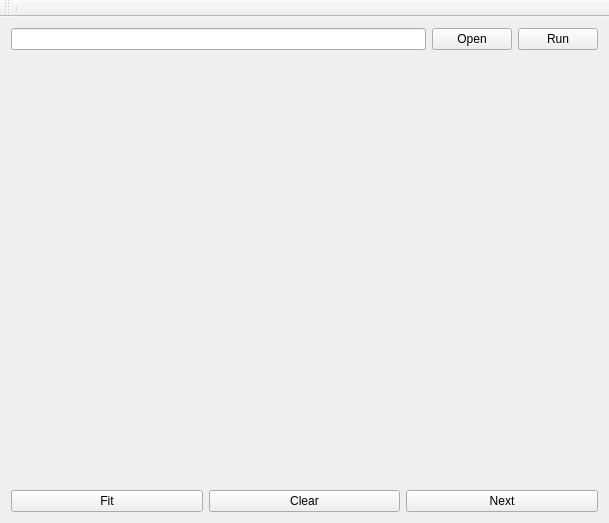
<?xml version="1.0" encoding="UTF-8"?>
<ui version="4.0">
 <class>MainWindow</class>
 <widget class="QMainWindow" name="MainWindow">
  <property name="geometry">
   <rect>
    <x>0</x>
    <y>0</y>
    <width>609</width>
    <height>523</height>
   </rect>
  </property>
  <property name="sizePolicy">
   <sizepolicy hsizetype="Expanding" vsizetype="Expanding">
    <horstretch>0</horstretch>
    <verstretch>0</verstretch>
   </sizepolicy>
  </property>
  <property name="windowTitle">
   <string>Lukin Lab - B26 GUI</string>
  </property>
  <widget class="QWidget" name="centralwidget">
   <layout class="QVBoxLayout" name="verticalLayout">
    <item>
     <layout class="QHBoxLayout" name="horizontalLayout_1" stretch="0">
      <property name="leftMargin">
       <number>1</number>
      </property>
      <property name="topMargin">
       <number>1</number>
      </property>
      <property name="rightMargin">
       <number>1</number>
      </property>
      <property name="bottomMargin">
       <number>1</number>
      </property>
      <item>
       <layout class="QVBoxLayout" name="verticalLayout_1" stretch="0,1,26,0">
        <property name="leftMargin">
         <number>1</number>
        </property>
        <property name="topMargin">
         <number>1</number>
        </property>
        <property name="rightMargin">
         <number>1</number>
        </property>
        <property name="bottomMargin">
         <number>1</number>
        </property>
        <item>
         <layout class="QHBoxLayout" name="horizontalLayout_5">
          <item>
           <widget class="QLineEdit" name="data_filepath"/>
          </item>
          <item>
           <widget class="QPushButton" name="btn_open">
            <property name="text">
             <string>Open</string>
            </property>
           </widget>
          </item>
          <item>
           <widget class="QPushButton" name="btn_run">
            <property name="text">
             <string>Run</string>
            </property>
           </widget>
          </item>
         </layout>
        </item>
        <item>
         <layout class="QHBoxLayout" name="horizontalLayout_2">
          <item>
           <widget class="QWidget" name="toolbar_space" native="true"/>
          </item>
         </layout>
        </item>
        <item>
         <layout class="QHBoxLayout" name="horizontalLayout_3">
          <item>
           <widget class="QWidget" name="plot" native="true"/>
          </item>
         </layout>
        </item>
        <item>
         <layout class="QHBoxLayout" name="horizontalLayout_4">
          <item>
           <widget class="QPushButton" name="btn_fit">
            <property name="text">
             <string>Fit</string>
            </property>
           </widget>
          </item>
          <item>
           <widget class="QPushButton" name="btn_clear">
            <property name="text">
             <string>Clear</string>
            </property>
           </widget>
          </item>
          <item>
           <widget class="QPushButton" name="btn_next">
            <property name="text">
             <string>Next</string>
            </property>
           </widget>
          </item>
         </layout>
        </item>
       </layout>
      </item>
     </layout>
    </item>
   </layout>
  </widget>
  <widget class="QToolBar" name="toolBar">
   <property name="windowTitle">
    <string>toolBar</string>
   </property>
   <attribute name="toolBarArea">
    <enum>TopToolBarArea</enum>
   </attribute>
   <attribute name="toolBarBreak">
    <bool>false</bool>
   </attribute>
   <addaction name="separator"/>
  </widget>
  <action name="btn_exit">
   <property name="text">
    <string>Exit</string>
   </property>
  </action>
  <action name="btn_load_gui">
   <property name="text">
    <string>load</string>
   </property>
  </action>
  <action name="btn_save_gui">
   <property name="text">
    <string>save</string>
   </property>
  </action>
  <action name="btn_about">
   <property name="text">
    <string>about</string>
   </property>
  </action>
  <action name="btn_test_2">
   <property name="text">
    <string>test</string>
   </property>
  </action>
 </widget>
 <resources/>
 <connections/>
</ui>
